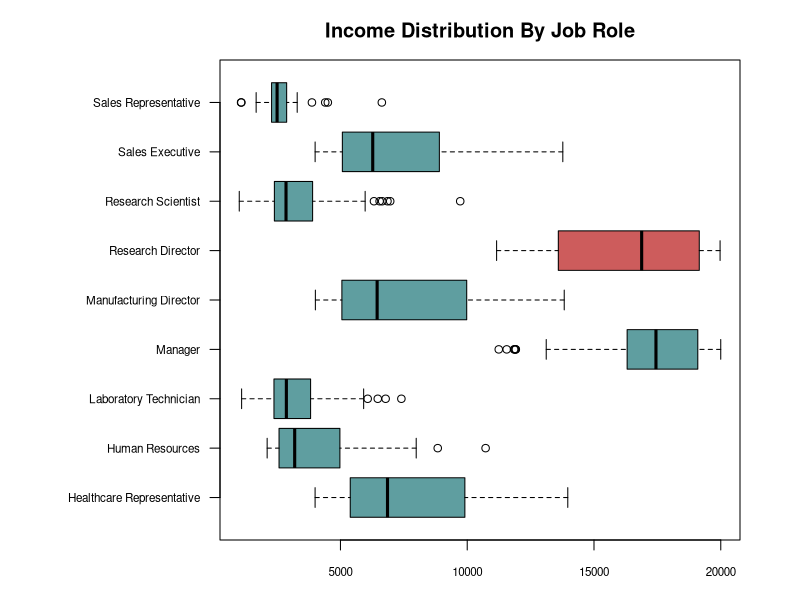
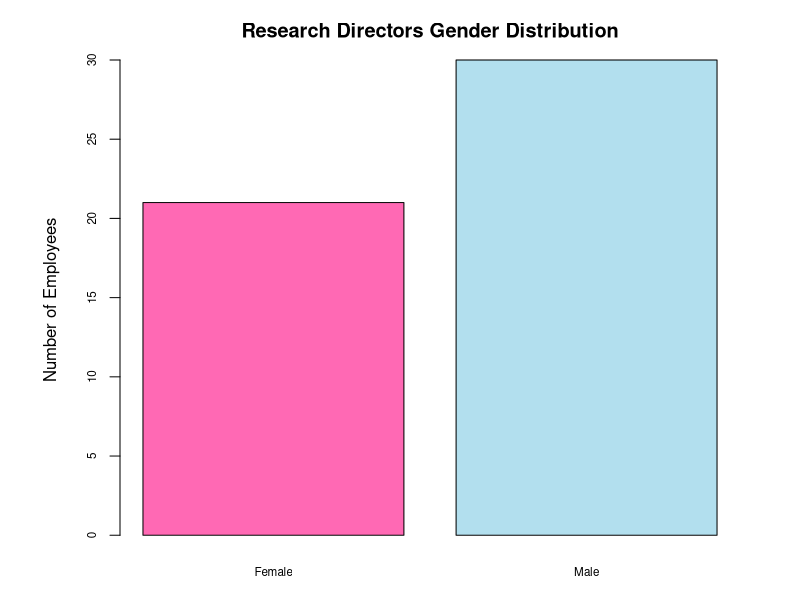
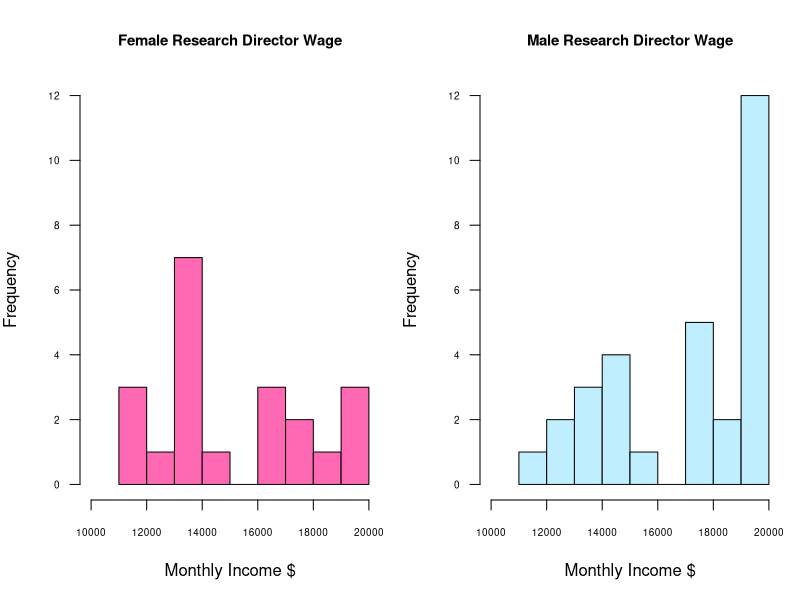
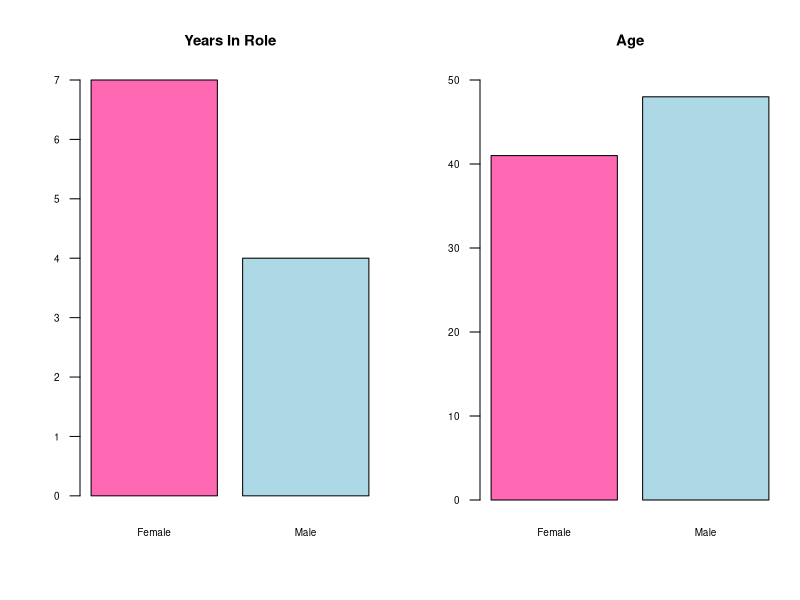
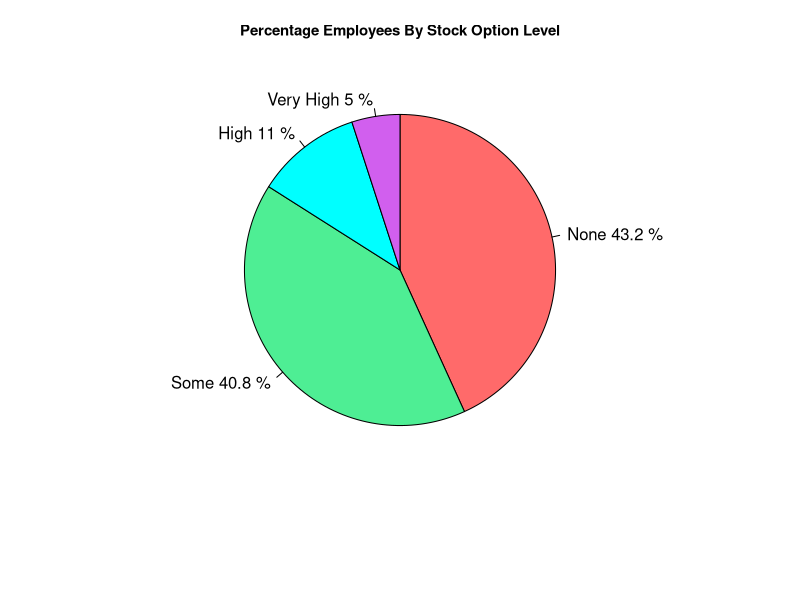
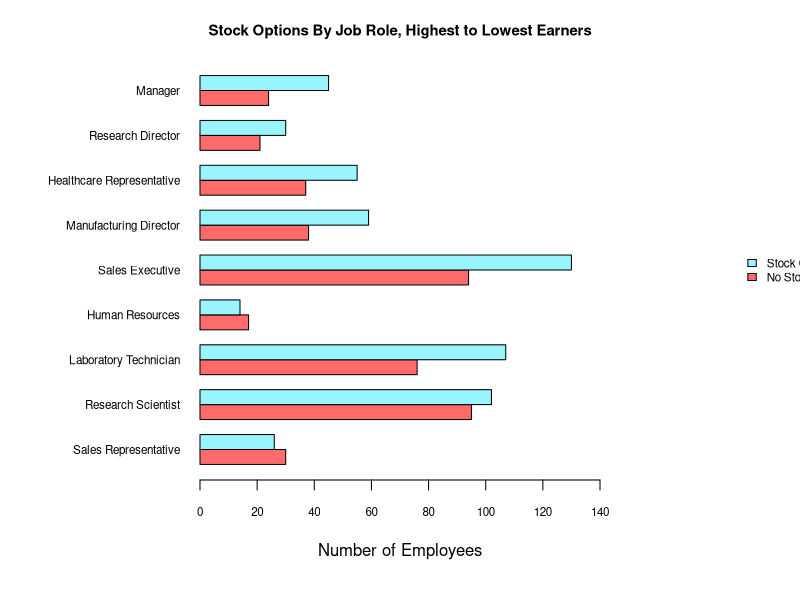
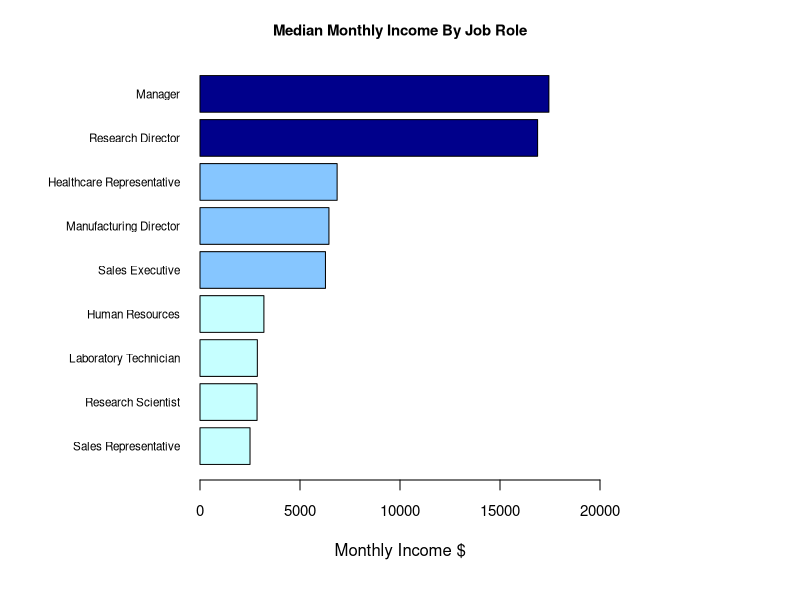
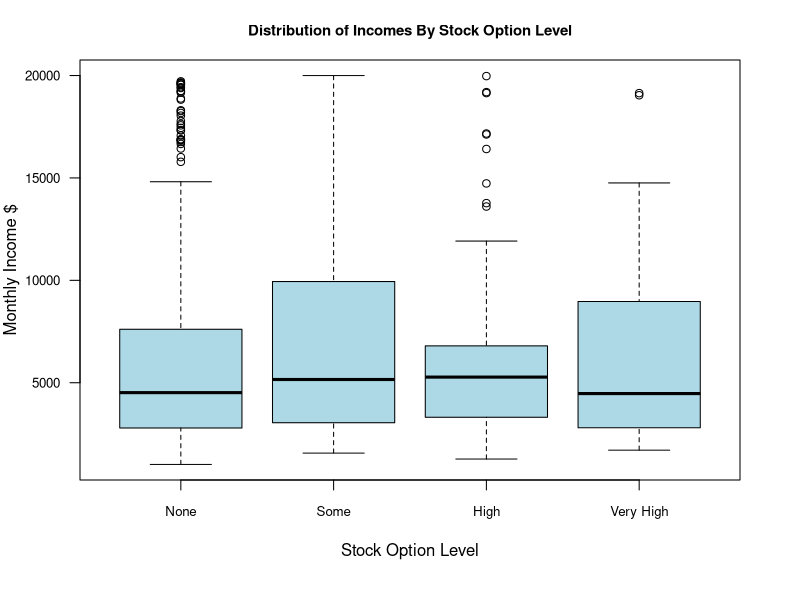

The R script that drew these images, in order:
# R-Code 
# Import employees csv file, treat any columns with strings as factors
employees_df <- read.csv('employees.csv', stringsAsFactors = T)
survey_dict <- read.csv('Dictionary.csv', header = FALSE, col.names = c('SurveyQuestion', 'QuestionDetail'))


# RESEARCH QUESTION ONE - HOW DOES INCOME VARY BY JOB?
# Set Plot parameters
par(
  # Specify the margins: bottom, left, top, right
  mar = c(3, 11, 3, 3),
  cex.axis = 0.7
)

# Calculate the median income for each job role
income_by_job <- aggregate(
  MonthlyIncome ~ JobRole,
  employees_df,
  FUN = median
)

# Plot data for distribution of income by Job Role
boxplot(
  MonthlyIncome ~ JobRole,
  data = employees_df,
  horizontal = TRUE,
  las = 1,
  ylab = "",
  col = c(rep("cadetblue",5),rep("indianred",1),rep("cadetblue",3)),
  main = "Income Distribution By Job Role",
  xlab = "Monthly Income $"
)

# Filter the data to "Research Director" Job Role Only
rdirector_data <- subset(employees_df,employees_df$JobRole == 'Research Director')

# Create a summary of the data for Research Directors
summary(rdirector_data$MonthlyIncome)

par(
  # Specify the margins: bottom, left, top, right
  mar = c(3, 6, 3, 3),
  cex.axis = 0.7
)
#Plot Distribution of Gender amongst Research Directors
plot(
  rdirector_data$Gender,
  ylab = "Number of Employees",
  col = c("hotpink","lightblue2"),
  main = "Research Directors Gender Distribution"
)


# Create 1 x 2 parameters for next plots
par(
  mfrow = c(1,2),
  mar = c(5,4,4,1),
  cex.axis = 0.6,
  las = 1,
  cex.main = 0.9
)

# Create a histogram of distribution of Monthly Income for Female R. Directors
hist(
  rdirector_data$MonthlyIncome[rdirector_data$Gender == "Female"],
  main = "Female Research Director Wage",
  xlim = c(10000, 20000),
  ylim = c(0,12),
  breaks = 8,
  col = "hotpink",
  xlab = "Monthly Income $",
  ylab = "Frequency"
  )

# Create a histogram of distribution of Monthly Income for Male R. Directors
hist(
  rdirector_data$MonthlyIncome[rdirector_data$Gender == "Male"],
  main = "Male Research Director Wage",
  xlim = c(10000, 20000),
  ylim = c(0,12),
  breaks = 8,
  col = "lightblue1",
  xlab = "Monthly Income $",
  ylab = "Frequency"
)

# Calculate the median years in current role and age by Gender for Research Directors
years_by_gender <-  aggregate(
  cbind(YearsInCurrentRole, Age) ~ Gender,
  data = rdirector_data,
  FUN = median
)

# Bar Plot of Median Years in Current Role By Gender
barplot(
  YearsInCurrentRole ~ Gender,
  data = years_by_gender,
  col = c("hotpink","lightblue"),
  main = "Years In Role",
  ylab = "",
  xlab = ""
)

#Bar Plot of Median Age in Current Role By Gender
barplot(
  Age ~ Gender,
  data = years_by_gender,
  ylim = c(0,50),
  col = c("hotpink","lightblue"),
  main = "Age",
  ylab = "",
  xlab = ""
)

# RESEARCH QUESTION 2 - HOW DO STOCK OPTION LEVELS GET AWARDED?
# Proportions of Employees With Stock Options
prop_stockoption <-prop.table(
  table(employees_df$StockOptionLevel)
)

# Set Up Pie Piece Labels with Stock Option Level and % of Employees from table above
pie_labels <- paste(c("None", "Some", "High", "Very High"), paste(prop_stockoption * 100, "%"))

# Reset parameters for plots and margin
par(
  mfrow = c(1, 1),
  mar = c(6, 6, 3, 6),
  cex.main = 0.9
)

# Create Pie Chart % employees at each stock option level
pie(
  # Use the data from the proportion table
  prop_stockoption, 
  # Use the Pie Labels set up earlier
  labels = pie_labels,
  # Set up title and resize 
  main = "Percentage Employees By Stock Option Level",
  # Start wedge at 0 degrees
  clockwise = TRUE,
  # Colours of Wedges
  col = c('indianred1', 'seagreen2', 'cyan','mediumorchid2')
)

# Grab all employees who have stock level > "None"/1
stockholders <- employees_df[employees_df$StockOptionLevel >=1,]

# Count the number of employees who have stock option levels >"None"/1 in each role, rename columns
stockholder_frequencies <- setNames(aggregate(
  stockholders$StockOptionLevel ~ stockholders$JobRole,
  data = stockholders,
  FUN = length),
  c('JobRole', 'NumWithStock')
)
stockholder_frequencies

#O rder Median Income Highest to Lowest
income_by_job <- income_by_job[order(income_by_job$MonthlyIncome),]
income_by_job

# Merge Number Employees Stock Options and Median Monthly Income By Role
merged_data1 <- merge(stockholder_frequencies, income_by_job, by = "JobRole")

# Grab all employees who have No Stock Options
no_stock_data <- employees_df[employees_df$StockOptionLevel == 0,]

# Count the number of employees who have No Stock Option By Role, rename columns
nostock_frequencies <- setNames(aggregate(
  no_stock_data$StockOptionLevel ~ no_stock_data$JobRole,
  data = no_stock_data,
  FUN = length),
  c('JobRole', 'NumWithNoStock')
)
nostock_frequencies

# Make a dataframe of Number of Employees By Role who have stock > "None", and who have "None"
# Ordered By Median Monthly Income highest to lowest
merged_data2 <- merge(merged_data1, nostock_frequencies, by = "JobRole")
merged_data2
stockoption_byrole <- merged_data2[order(merged_data2$MonthlyIncome),]

par(
  mar = c(6, 10, 3, 10),
  cex.main = 0.9,
  cex.axis = 0.7
)

# Generate Bar plot show Num EMployees with and without stock, each job role
barplot(
  # Grab the two columns stock and no stock for the y axis, by Job Role on x axis
  cbind(NumWithNoStock, NumWithStock) ~ JobRole,
  data = stockoption_byrole,
  # side by side bars, horiztonal bars
  beside = TRUE,
  horiz = TRUE,
  # Vertical labels on x axis, Label for y axis, remove z axis label
  las = 1,
  xlab = "Number of Employees",
  ylab = "",
  # Colour the bars
  col = c("indianred1", "cadetblue1"),
  # Change the Y axis to be clearer
  xlim = c(0,140),
  # Title for the Plot
  main = "Stock Options By Job Role, Highest to Lowest Earners",
  cex.names = 0.7
)

legend(
  # Put at the top
  "right",
  # Outside plot margin, set position
  xpd = TRUE,
  inset = c(-.65, 0),
  # Specify the labels in the legend
  legend = c("Stock Options", "No Stock Options" ),
  # Specify the colours in the legend
  fill = c("cadetblue1","indianred1"),
  # Change size text in legend
  cex = .7,
  # Remove box from legend
  bty = "n"
)
# income_by_job <- income_by_job[order(income_by_job$MonthlyIncome),]
# income_by_job

# Create Bar Plot of Job Role By Income Hight to Low
barplot(
  income_by_job$MonthlyIncome,
  names.arg = income_by_job$JobRole,
  main = "Median Monthly Income By Job Role",
  horiz = TRUE,
  las = 1,
  cex.names = 0.7,
  xlab = "Monthly Income $",
  ylab = "",
  xlim = c(0,20000),
  col = ifelse(income_by_job$MonthlyIncome < 3500, "#c6ffff",
               ifelse(income_by_job$MonthlyIncome  >= 8000, "darkblue", "#86c6ff")),
  cex.axis = 0.9
)
legend = legend(
  "right",
  xpd = TRUE,
  inset = c(-.95, 0),
  cex = 0.7,
  bty = "n",
  legend = c("Income > $8000", "$3500 <= Income < $8000","Income < $3500"),
  fill = c("darkblue","#86c6ff","#c6ffff"),
  
)

par(
  # Specify the margins: bottom, left, top, right
  mar = c(6, 4, 3, 3),
  cex.axis = 0.8
)

# Distrubtion of Incomes By Stock Option Level Boxplot
boxplot(
  employees_df$MonthlyIncome ~ employees_df$StockOptionLevel ,
  data = employees_df,
  # data = employees_df[employees_df$StockOptionLevel == 0,],
  xlab = "Stock Option Level",
  names = c("None", "Some", "High", "Very High"),
  ylab = "Monthly Income $",
  col = "lightblue",
  main = "Distribution of Incomes By Stock Option Level"
  )

# Filter the outliers from boxplot, income >15000 and no stock option level
highincome_nostock <- employees_df[employees_df$StockOptionLevel == 0 & employees_df$MonthlyIncome > 15000,]

# Group Outliers by Dept and Name and count frequencies
highincome_nostock <- setNames(aggregate(
  MonthlyIncome ~ Department + JobRole,
  data = highincome_nostock,
  FUN = length),
  c('Dept', 'JobRole', 'NumNoStockHighIncome')
)

# Write to an Excel Table
library(writexl)
write_xlsx(highincome_nostock,'HighIncomeNoStock.xlsx')
print(highincome_nostock)


### RESEARCH QUESTION THREE WORKLIFE BALANCE = BAD

par(
  # Specify the margins: bottom, left, top, right
  mar = c(6, 4, 3, 3),
  cex.axis = 0.8
)

# Show distribution of Monthly Income by Work Life Balance Rating 1-4
boxplot(
  MonthlyIncome ~ WorkLifeBalance,
  data = employees_df,
  # Format colours, axis text size and titles
  col = "lightblue",
  cex.axis = .7,
  las = 1,
  main = "Distribution of Income By Work Life Balance Satisfaction",
  xlab = "Work Life Balance Rating",
  ylab = "Monthly Income $",
  # Names for each boxplot
  names = c('Bad', 'Satisfactory', 'Good', 'Very Good')
)

# Create a table of breakdown of work life balance rating for each job role
worklife_by_job <- table(
  employees_df$WorkLifeBalance, 
  employees_df$JobRole
)

# Calculate the median income for each job role
income_by_job <- aggregate(
  MonthlyIncome ~ JobRole,
  employees_df,
  FUN = median
)

# Order highest to lowest income
income_by_job <- income_by_job[order(-income_by_job$MonthlyIncome),]
income_by_job

# Calculate the Median Monthly Income By Work Life Balance Level
income_by_workbalance <- aggregate(
  MonthlyIncome ~ WorkLifeBalance,
  data = employees_df,
  FUN = median
)
# Rename Columns appropriately
colnames(income_by_workbalance) <- c("WorkLifeBalance","MedianMonthlyIncome")

#Order the Table of work_life_by_job from highest to lowest income
worklife_by_job <- worklife_by_job[,income_by_job$JobRole[order(income_by_job$MonthlyIncome)]]
worklife_by_job

# Create parameters for plots
par(
  # Specify the margins: bottom, left, top, right
  mar = c(8, 10, 2, 8)
)

# Generate  bar plot 
barplot(
  # Calculate the  proportion of Work Life Balance rating in each Job Role
  prop.table(worklife_by_job, margin = 2),
  # Labels in line with the axis
  las = 1,
  # Change axis text size and name size
  cex.axis = 0.7,
  cex.names = 0.7,
  # Horizontal Bar Plot not vertical
  horiz = TRUE,
  # Colours for each Work Life Balance Rating Bad - Very Good
  col = c('indianred3', 'lightgoldenrod3', 'cornflowerblue', 'royalblue3'),
  # Labels and Title
  xlab = " Proportion of Employees",
  main = "Work Life Balance Survey Rating By Role"
)

# Create a legend
legend(
  "right",
  # Put legend outside the plot area
  xpd = TRUE,
  # Inset legend
  inset = c(-.55, 0),
  # Change size text
  cex = 0.85,
  # Remove border from legend
  bty = "n",
  # Labels
  legend = c('Bad', 'Satisfactory', 'Good', 'Very Good'),
  # Colours for each label
  fill = c('indianred3', 'lightgoldenrod3', 'cornflowerblue', 'royalblue3')
)

# Create new parameters for plot 
par(
  # Specify the margins: bottom, left, top, right
  mar = c(6, 6, 3, 6)
)

# Generate barplot median monthly income by rating of work life balance rating
barplot(
  MedianMonthlyIncome ~ WorkLifeBalance,
  data = income_by_workbalance,
  # Labels, fontsize, titles
  names.arg = c('Bad', 'Satisfactory', 'Good', 'Very Good'),
  cex.names = 0.7,
  cex.axis = 0.7,
  yaxt = "n",
  ylab = "Monthly Income $",
  xlab = 'Survey Rating for Work Life Balance',
  ylim = c(0,6000),
  main = 'Pay vs. Work Life Balance Satisfaction?',
  col = c('indianred2', 'lightblue2', 'lightblue2', 'lightblue2'),
)

# Generate own ticks for Y-axis
axis(
  # Y axis
  side = 2, 
  # Tick marks
  at = c(0, 2000, 4000, 6000), 
  # labels and axis size
  las = 1, 
  cex.axis = 0.65, 
  labels = c(0, "$2000", "$4000", "$6000")
)

# Create frequency of "Bad" Work Life Balance Rating for each role
frequencybad_byrole <- aggregate(
  Department ~ JobRole,
  data = employees_df[employees_df$WorkLifeBalance == 1,],
  FUN = length
)

# Rename Columns 
colnames(frequencybad_byrole)[colnames(frequencybad_byrole) == 'Department'] <- "NumEmployees"

# Parameters for plots
par(
  # Specify the margins: bottom, left, top, right
  mar = c(10, 11, 2, 12)
)
# Order By Frequency lowest to highest
frequencybad_byrole <- frequencybad_byrole[order(frequencybad_byrole$NumEmployees),]
frequencybad_byrole

# Merge data of frequency bad ratings and median monthly incomes for each job role
merged_data <- merge(frequencybad_byrole, income_by_job)
# Order by income level
merged_data <- merged_data[order(merged_data$MonthlyIncome),]
merged_data

par(
  # Specify the margins: bottom, left, top, right
  mar = c(3, 11, 3, 6)
)

# Bar Plot 
barplot(
  # Frequency of Employees Bad Work Life Balance by Job Role
  merged_data$NumEmployees,
  names.arg = merged_data$JobRole,
  # Horizontal Plot, not vertical
  horiz = TRUE,
  # Colour bar less than $3500 lightblue, medium blue middle income, dark blue
  # for high income
  col = ifelse(merged_data$MonthlyIncome < 3500, "#c6ffff",
               ifelse(merged_data$MonthlyIncome  > 8000, "darkblue", "#86c6ff")
  ),
  # Format labels, axis, fontsize, titles
  las = 1,
  xlim = c(0,20),
  ylab = "",
  cex.names = .7,
  cex.axis = .7,
  main = "Work Life Balance Survey Rating = 'Bad'",
  xlab = "Number of Employees By Role"
  
)

# Create and format legend
legend = legend(
  "right",
  xpd = TRUE,
  inset = c(-.35, 0),
  cex = 0.85,
  bty = "n",
  legend = c("High Income Role", "Medium Income Role", "Low Income Role"),
  fill = c( "darkblue","#c6ffff", "#86c6ff")
)

# Calculate the number of employees in each job role
num_by_role <- setNames(
  aggregate(
    Department ~ JobRole, 
    data = employees_df,
    FUN = length 
  ),c('JobRole', 'NumEmployees'))

# Order number of employees in each job role
num_by_role <- num_by_role[order(num_by_role$NumEmployees),]


# BarPlot
barplot(
  # Frequency of employees in each job role
  num_by_role$NumEmployees,
  names.arg = num_by_role$JobRole,
  # data = num_by_role,
  horiz = TRUE,
  # Format labels, axis, colours and title
  las = 1,
  cex.axis = 0.7,
  cex.names = 0.7,
  xlim = c(0, 250),
  col = ifelse(num_by_role$NumEmployees > 100, "orange", "cadetblue"),
  main = "Number Of Employees By Role"
)


# Create and format legend
legend = legend(
  "right",
  xpd = TRUE,
  inset = c(-.45, 0),
  cex = 0.85,
  bty = "n",
  legend = c("Employee Headcount > 100", "Employees Headcount < 100"),
  fill = c( "orange", "cadetblue")
)

